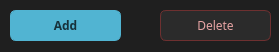
<?xml version="1.0" encoding="UTF-8"?>
<ui version="4.0">
 <class>editwidget</class>
 <widget class="QWidget" name="editwidget">
  <property name="geometry">
   <rect>
    <x>0</x>
    <y>0</y>
    <width>279</width>
    <height>52</height>
   </rect>
  </property>
  <property name="font">
   <font>
    <family>Montserrat</family>
    <pointsize>12</pointsize>
   </font>
  </property>
  <property name="windowTitle">
   <string>Edit row</string>
  </property>
  <property name="styleSheet">
   <string notr="true">QWidget { background-color: #1f1f1f; }

QLabel { color: #cfeefa; font-size: 12px; background: transparent; }

QLineEdit {
	background-color: #2b2b2b;
	border: 1px solid #3d3d3d;
	border-radius: 6px;
	padding: 2px 8px;
	color: #cfeefa;
	font-size: 12px;
	selection-background-color: #33414a;
}
QLineEdit:focus { border: 1px solid #51b4d2; }

QPushButton {
	background-color: #2b2b2b;
	border: 1px solid #3d3d3d;
	border-radius: 6px;
	padding: 0px;
	color: #cfeefa;
	font-size: 12px;
}
QPushButton:hover { border: 1px solid #51b4d2; background-color: #33414a; }
QPushButton:pressed { background-color: #3a4b55; }

QPushButton#searchingBtn, QPushButton#searchbtn, QPushButton#replacebtn, QPushButton#addbtn {
	background-color: #51b4d2;
	border: 1px solid #51b4d2;
	color: #16323c;
	font-weight: bold;
}
QPushButton#searchingBtn:hover, QPushButton#searchbtn:hover, QPushButton#replacebtn:hover, QPushButton#addbtn:hover {
	background-color: #61c2df;
}

QPushButton#deletebtn { border: 1px solid #6e3030; color: #e6a3a3; }
QPushButton#deletebtn:hover { background-color: #4a1f1f; border: 1px solid #c0392b; color: #ffffff; }

QCheckBox { color: #cfeefa; font-size: 12px; spacing: 6px; background: transparent; }
QCheckBox::indicator {
	width: 14px; height: 14px;
	border-radius: 4px;
	background-color: #2b2b2b;
	border: 1px solid #5a5a5a;
}
QCheckBox::indicator:checked {
	background-color: #51b4d2;
	border: 1px solid #51b4d2;
}
QCheckBox::indicator:hover { border: 1px solid #51b4d2; }
</string>
  </property>
  <widget class="QPushButton" name="deletebtn">
   <property name="geometry">
    <rect>
     <x>160</x>
     <y>10</y>
     <width>111</width>
     <height>31</height>
    </rect>
   </property>
   <property name="text">
    <string>Delete</string>
   </property>
  </widget>
  <widget class="QPushButton" name="addbtn">
   <property name="geometry">
    <rect>
     <x>10</x>
     <y>10</y>
     <width>111</width>
     <height>31</height>
    </rect>
   </property>
   <property name="text">
    <string>Add</string>
   </property>
  </widget>
 </widget>
 <resources/>
 <connections/>
</ui>
